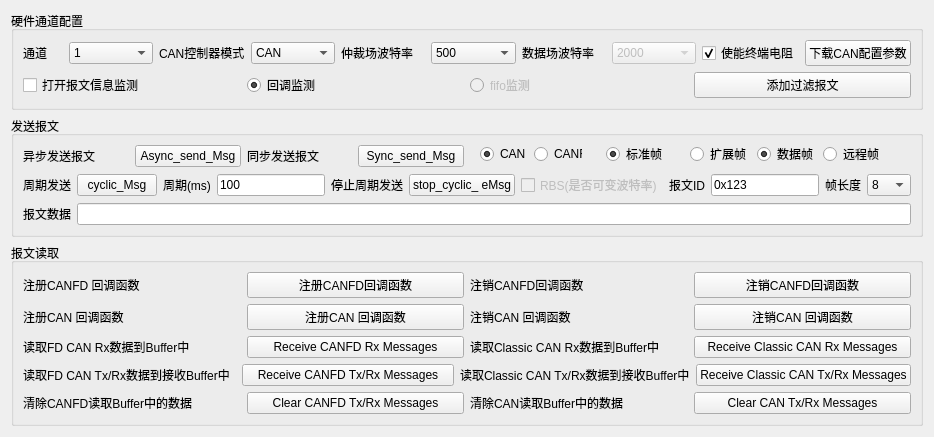
         <widget class="QWidget" name="tab_4">
          <attribute name="title">
           <string>CAN API</string>
          </attribute>
          <layout class="QHBoxLayout" name="horizontalLayout_9">
           <item>
            <layout class="QVBoxLayout" name="verticalLayout_8">
             <item>
              <widget class="QGroupBox" name="groupBox_3">
               <property name="title">
                <string>硬件通道配置</string>
               </property>
               <layout class="QHBoxLayout" name="horizontalLayout_12">
                <item>
                 <layout class="QVBoxLayout" name="verticalLayout_9">
                  <item>
                   <layout class="QHBoxLayout" name="horizontalLayout_10">
                    <item>
                     <widget class="QLabel" name="label_7">
                      <property name="maximumSize">
                       <size>
                        <width>40</width>
                        <height>16777215</height>
                       </size>
                      </property>
                      <property name="text">
                       <string>通道</string>
                      </property>
                     </widget>
                    </item>
                    <item>
                     <widget class="QComboBox" name="cbb_channelList">
                      <item>
                       <property name="text">
                        <string>1</string>
                       </property>
                      </item>
                      <item>
                       <property name="text">
                        <string>2</string>
                       </property>
                      </item>
                      <item>
                       <property name="text">
                        <string>3</string>
                       </property>
                      </item>
                      <item>
                       <property name="text">
                        <string>4</string>
                       </property>
                      </item>
                      <item>
                       <property name="text">
                        <string>5</string>
                       </property>
                      </item>
                      <item>
                       <property name="text">
                        <string>6</string>
                       </property>
                      </item>
                      <item>
                       <property name="text">
                        <string>7</string>
                       </property>
                      </item>
                      <item>
                       <property name="text">
                        <string>8</string>
                       </property>
                      </item>
                      <item>
                       <property name="text">
                        <string>9</string>
                       </property>
                      </item>
                      <item>
                       <property name="text">
                        <string>10</string>
                       </property>
                      </item>
                      <item>
                       <property name="text">
                        <string>11</string>
                       </property>
                      </item>
                      <item>
                       <property name="text">
                        <string>12</string>
                       </property>
                      </item>
                      <item>
                       <property name="text">
                        <string>13</string>
                       </property>
                      </item>
                      <item>
                       <property name="text">
                        <string>14</string>
                       </property>
                      </item>
                      <item>
                       <property name="text">
                        <string>15</string>
                       </property>
                      </item>
                      <item>
                       <property name="text">
                        <string>16</string>
                       </property>
                      </item>
                      <item>
                       <property name="text">
                        <string>17</string>
                       </property>
                      </item>
                      <item>
                       <property name="text">
                        <string>18</string>
                       </property>
                      </item>
                     </widget>
                    </item>
                    <item>
                     <widget class="QLabel" name="label_8">
                      <property name="text">
                       <string>CAN控制器模式</string>
                      </property>
                     </widget>
                    </item>
                    <item>
                     <widget class="QComboBox" name="cbb_canType">
                      <item>
                       <property name="text">
                        <string>CAN</string>
                       </property>
                      </item>
                      <item>
                       <property name="text">
                        <string>CANFD</string>
                       </property>
                      </item>
                     </widget>
                    </item>
                    <item>
                     <widget class="QLabel" name="label_9">
                      <property name="text">
                       <string>仲裁场波特率</string>
                      </property>
                     </widget>
                    </item>
                    <item>
                     <widget class="QComboBox" name="cbb_rate">
                      <property name="currentIndex">
                       <number>2</number>
                      </property>
                      <item>
                       <property name="text">
                        <string>125</string>
                       </property>
                      </item>
                      <item>
                       <property name="text">
                        <string>250</string>
                       </property>
                      </item>
                      <item>
                       <property name="text">
                        <string>500</string>
                       </property>
                      </item>
                      <item>
                       <property name="text">
                        <string>1000</string>
                       </property>
                      </item>
                     </widget>
                    </item>
                    <item>
                     <widget class="QLabel" name="label_10">
                      <property name="text">
                       <string>数据场波特率</string>
                      </property>
                     </widget>
                    </item>
                    <item>
                     <widget class="QComboBox" name="cbb_data">
                      <property name="enabled">
                       <bool>false</bool>
                      </property>
                      <property name="currentIndex">
                       <number>1</number>
                      </property>
                      <item>
                       <property name="text">
                        <string>1000</string>
                       </property>
                      </item>
                      <item>
                       <property name="text">
                        <string>2000</string>
                       </property>
                      </item>
                      <item>
                       <property name="text">
                        <string>4000</string>
                       </property>
                      </item>
                      <item>
                       <property name="text">
                        <string>8000</string>
                       </property>
                      </item>
                     </widget>
                    </item>
                    <item>
                     <widget class="QCheckBox" name="cb_enableBtv">
                      <property name="text">
                       <string>使能终端电阻</string>
                      </property>
                      <property name="checked">
                       <bool>true</bool>
                      </property>
                     </widget>
                    </item>
                    <item>
                     <widget class="QPushButton" name="btn_downloadCAN">
                      <property name="text">
                       <string>下载CAN配置参数</string>
                      </property>
                     </widget>
                    </item>
                   </layout>
                  </item>
                  <item>
                   <layout class="QHBoxLayout" name="horizontalLayout_11">
                    <item>
                     <widget class="QCheckBox" name="cb_MsgShow">
                      <property name="text">
                       <string>打开报文信息监测</string>
                      </property>
                     </widget>
                    </item>
                    <item>
                     <widget class="QRadioButton" name="rb_CallBack">
                      <property name="tabletTracking">
                       <bool>false</bool>
                      </property>
                      <property name="text">
                       <string>回调监测</string>
                      </property>
                      <property name="checked">
                       <bool>true</bool>
                      </property>
                     </widget>
                    </item>
                    <item>
                     <widget class="QRadioButton" name="rb_tsFifo">
                      <property name="enabled">
                       <bool>false</bool>
                      </property>
                      <property name="text">
                       <string>fifo监测</string>
                      </property>
                     </widget>
                    </item>
                    <item>
                     <widget class="QPushButton" name="btn_addFilter">
                      <property name="text">
                       <string>添加过滤报文</string>
                      </property>
                     </widget>
                    </item>
                   </layout>
                  </item>
                 </layout>
                </item>
               </layout>
              </widget>
             </item>
             <item>
              <widget class="QGroupBox" name="groupBox_5">
               <property name="title">
                <string>发送报文</string>
               </property>
               <layout class="QVBoxLayout" name="verticalLayout_10">
                <item>
                 <layout class="QHBoxLayout" name="horizontalLayout_28">
                  <item>
                   <layout class="QHBoxLayout" name="horizontalLayout_13">
                    <item>
                     <widget class="QLabel" name="label_11">
                      <property name="text">
                       <string>异步发送报文</string>
                      </property>
                     </widget>
                    </item>
                    <item>
                     <widget class="QPushButton" name="btn_asyncSendMsg">
                      <property name="text">
                       <string>Async_send_Msg</string>
                      </property>
                     </widget>
                    </item>
                    <item>
                     <widget class="QLabel" name="label_12">
                      <property name="text">
                       <string>同步发送报文</string>
                      </property>
                     </widget>
                    </item>
                    <item>
                     <widget class="QPushButton" name="btn_SyncSendMsg">
                      <property name="text">
                       <string>Sync_send_Msg</string>
                      </property>
                     </widget>
                    </item>
                   </layout>
                  </item>
                  <item>
                   <layout class="QHBoxLayout" name="horizontalLayout_27">
                    <item>
                     <widget class="QWidget" name="widget" native="true">
                      <property name="maximumSize">
                       <size>
                        <width>120</width>
                        <height>16777215</height>
                       </size>
                      </property>
                      <widget class="QWidget" name="layoutWidget">
                       <property name="geometry">
                        <rect>
                         <x>10</x>
                         <y>0</y>
                         <width>102</width>
                         <height>18</height>
                        </rect>
                       </property>
                       <layout class="QHBoxLayout" name="horizontalLayout_14">
                        <item>
                         <widget class="QRadioButton" name="rb_canMode">
                          <property name="text">
                           <string>CAN</string>
                          </property>
                          <property name="checked">
                           <bool>true</bool>
                          </property>
                         </widget>
                        </item>
                        <item>
                         <widget class="QRadioButton" name="rb_canfdMode">
                          <property name="text">
                           <string>CANFD</string>
                          </property>
                         </widget>
                        </item>
                       </layout>
                      </widget>
                     </widget>
                    </item>
                    <item>
                     <widget class="QWidget" name="widget_3" native="true">
                      <property name="maximumSize">
                       <size>
                        <width>180</width>
                        <height>16777215</height>
                       </size>
                      </property>
                      <widget class="QWidget" name="layoutWidget">
                       <property name="geometry">
                        <rect>
                         <x>10</x>
                         <y>0</y>
                         <width>161</width>
                         <height>18</height>
                        </rect>
                       </property>
                       <layout class="QHBoxLayout" name="horizontalLayout_17">
                        <item>
                         <widget class="QRadioButton" name="rb_stdMsg">
                          <property name="text">
                           <string>标准帧</string>
                          </property>
                          <property name="checked">
                           <bool>true</bool>
                          </property>
                         </widget>
                        </item>
                        <item>
                         <widget class="QRadioButton" name="rb_extendMsg">
                          <property name="text">
                           <string>扩展帧</string>
                          </property>
                         </widget>
                        </item>
                       </layout>
                      </widget>
                     </widget>
                    </item>
                    <item>
                     <widget class="QWidget" name="widget_2" native="true">
                      <widget class="QWidget" name="layoutWidget">
                       <property name="geometry">
                        <rect>
                         <x>0</x>
                         <y>0</y>
                         <width>126</width>
                         <height>18</height>
                        </rect>
                       </property>
                       <layout class="QHBoxLayout" name="horizontalLayout_16">
                        <item>
                         <widget class="QRadioButton" name="rb_DataMsg">
                          <property name="text">
                           <string>数据帧</string>
                          </property>
                          <property name="checked">
                           <bool>true</bool>
                          </property>
                         </widget>
                        </item>
                        <item>
                         <widget class="QRadioButton" name="rb_remMsg">
                          <property name="text">
                           <string>远程帧</string>
                          </property>
                         </widget>
                        </item>
                       </layout>
                      </widget>
                     </widget>
                    </item>
                   </layout>
                  </item>
                 </layout>
                </item>
                <item>
                 <layout class="QHBoxLayout" name="horizontalLayout_19">
                  <item>
                   <widget class="QLabel" name="label_13">
                    <property name="text">
                     <string>周期发送</string>
                    </property>
                   </widget>
                  </item>
                  <item>
                   <widget class="QPushButton" name="btn_cyclicMsg">
                    <property name="text">
                     <string>cyclic_Msg</string>
                    </property>
                   </widget>
                  </item>
                  <item>
                   <widget class="QLabel" name="label_28">
                    <property name="text">
                     <string>周期(ms)</string>
                    </property>
                   </widget>
                  </item>
                  <item>
                   <widget class="QLineEdit" name="tb_CycliTime">
                    <property name="text">
                     <string>100</string>
                    </property>
                   </widget>
                  </item>
                  <item>
                   <widget class="QLabel" name="label_14">
                    <property name="text">
                     <string>停止周期发送</string>
                    </property>
                   </widget>
                  </item>
                  <item>
                   <widget class="QPushButton" name="btn_stopCyclicMsg">
                    <property name="text">
                     <string>stop_cyclic_ eMsg</string>
                    </property>
                   </widget>
                  </item>
                  <item>
                   <widget class="QCheckBox" name="cb_enableRbs">
                    <property name="enabled">
                     <bool>false</bool>
                    </property>
                    <property name="text">
                     <string>RBS(是否可变波特率)</string>
                    </property>
                    <property name="checkable">
                     <bool>true</bool>
                    </property>
                   </widget>
                  </item>
                  <item>
                   <widget class="QLabel" name="label_15">
                    <property name="text">
                     <string>报文ID</string>
                    </property>
                   </widget>
                  </item>
                  <item>
                   <widget class="QLineEdit" name="tb_canId">
                    <property name="text">
                     <string>0x123</string>
                    </property>
                   </widget>
                  </item>
                  <item>
                   <widget class="QLabel" name="label_16">
                    <property name="text">
                     <string>帧长度</string>
                    </property>
                   </widget>
                  </item>
                  <item>
                   <widget class="QComboBox" name="cbb_canDLC">
                    <property name="currentIndex">
                     <number>8</number>
                    </property>
                    <item>
                     <property name="text">
                      <string>0</string>
                     </property>
                    </item>
                    <item>
                     <property name="text">
                      <string>1</string>
                     </property>
                    </item>
                    <item>
                     <property name="text">
                      <string>2</string>
                     </property>
                    </item>
                    <item>
                     <property name="text">
                      <string>3</string>
                     </property>
                    </item>
                    <item>
                     <property name="text">
                      <string>4</string>
                     </property>
                    </item>
                    <item>
                     <property name="text">
                      <string>5</string>
                     </property>
                    </item>
                    <item>
                     <property name="text">
                      <string>6</string>
                     </property>
                    </item>
                    <item>
                     <property name="text">
                      <string>7</string>
                     </property>
                    </item>
                    <item>
                     <property name="text">
                      <string>8</string>
                     </property>
                    </item>
                    <item>
                     <property name="text">
                      <string>9</string>
                     </property>
                    </item>
                    <item>
                     <property name="text">
                      <string>10</string>
                     </property>
                    </item>
                    <item>
                     <property name="text">
                      <string>11</string>
                     </property>
                    </item>
                    <item>
                     <property name="text">
                      <string>12</string>
                     </property>
                    </item>
                    <item>
                     <property name="text">
                      <string>13</string>
                     </property>
                    </item>
                    <item>
                     <property name="text">
                      <string>14</string>
                     </property>
                    </item>
                    <item>
                     <property name="text">
                      <string>15</string>
                     </property>
                    </item>
                   </widget>
                  </item>
                 </layout>
                </item>
                <item>
                 <layout class="QHBoxLayout" name="horizontalLayout_20">
                  <item>
                   <widget class="QLabel" name="label_17">
                    <property name="text">
                     <string>报文数据</string>
                    </property>
                   </widget>
                  </item>
                  <item>
                   <widget class="QLineEdit" name="tb_CANMsgData"/>
                  </item>
                 </layout>
                </item>
               </layout>
              </widget>
             </item>
             <item>
              <widget class="QGroupBox" name="groupBox_4">
               <property name="title">
                <string>报文读取</string>
               </property>
               <layout class="QHBoxLayout" name="horizontalLayout_26">
                <item>
                 <layout class="QVBoxLayout" name="verticalLayout_11">
                  <item>
                   <layout class="QHBoxLayout" name="horizontalLayout_24">
                    <item>
                     <widget class="QLabel" name="label_25">
                      <property name="text">
                       <string>注册CANFD 回调函数</string>
                      </property>
                     </widget>
                    </item>
                    <item>
                     <widget class="QPushButton" name="btn_regCANFDCallBack">
                      <property name="text">
                       <string>注册CANFD回调函数</string>
                      </property>
                     </widget>
                    </item>
                    <item>
                     <widget class="QLabel" name="label_24">
                      <property name="text">
                       <string>注销CANFD回调函数</string>
                      </property>
                     </widget>
                    </item>
                    <item>
                     <widget class="QPushButton" name="btn_unregCANFDCallBack">
                      <property name="text">
                       <string>注销CANFD回调函数</string>
                      </property>
                     </widget>
                    </item>
                   </layout>
                  </item>
                  <item>
                   <layout class="QHBoxLayout" name="horizontalLayout_23">
                    <item>
                     <widget class="QLabel" name="label_23">
                      <property name="text">
                       <string>注册CAN 回调函数</string>
                      </property>
                     </widget>
                    </item>
                    <item>
                     <widget class="QPushButton" name="btn_regCANCallBack">
                      <property name="text">
                       <string>注册CAN 回调函数</string>
                      </property>
                     </widget>
                    </item>
                    <item>
                     <widget class="QLabel" name="label_22">
                      <property name="text">
                       <string>注销CAN 回调函数</string>
                      </property>
                     </widget>
                    </item>
                    <item>
                     <widget class="QPushButton" name="btn_unregCANCallBack">
                      <property name="text">
                       <string>注销CAN 回调函数</string>
                      </property>
                     </widget>
                    </item>
                   </layout>
                  </item>
                  <item>
                   <layout class="QHBoxLayout" name="horizontalLayout_25">
                    <item>
                     <widget class="QLabel" name="label_26">
                      <property name="text">
                       <string>读取FD CAN Rx数据到Buffer中</string>
                      </property>
                     </widget>
                    </item>
                    <item>
                     <widget class="QPushButton" name="btn_FifoRecvCANFDRxMsg">
                      <property name="enabled">
                       <bool>true</bool>
                      </property>
                      <property name="text">
                       <string>Receive CANFD Rx Messages</string>
                      </property>
                     </widget>
                    </item>
                    <item>
                     <widget class="QLabel" name="label_27">
                      <property name="text">
                       <string>读取Classic CAN Rx数据到Buffer中</string>
                      </property>
                     </widget>
                    </item>
                    <item>
                     <widget class="QPushButton" name="btn_FifoRecvCANRxMsg">
                      <property name="enabled">
                       <bool>true</bool>
                      </property>
                      <property name="text">
                       <string>Receive Classic CAN Rx Messages</string>
                      </property>
                     </widget>
                    </item>
                   </layout>
                  </item>
                  <item>
                   <layout class="QHBoxLayout" name="horizontalLayout_22">
                    <item>
                     <widget class="QLabel" name="label_20">
                      <property name="text">
                       <string>读取FD CAN Tx/Rx数据到接收Buffer中</string>
                      </property>
                     </widget>
                    </item>
                    <item>
                     <widget class="QPushButton" name="btn_FifoRecvCANFDMsg">
                      <property name="enabled">
                       <bool>true</bool>
                      </property>
                      <property name="text">
                       <string>Receive CANFD Tx/Rx Messages</string>
                      </property>
                     </widget>
                    </item>
                    <item>
                     <widget class="QLabel" name="label_21">
                      <property name="text">
                       <string>读取Classic CAN Tx/Rx数据到接收Buffer中</string>
                      </property>
                     </widget>
                    </item>
                    <item>
                     <widget class="QPushButton" name="btn_FifoRecvCANMsg">
                      <property name="enabled">
                       <bool>true</bool>
                      </property>
                      <property name="text">
                       <string>Receive Classic CAN Tx/Rx Messages</string>
                      </property>
                     </widget>
                    </item>
                   </layout>
                  </item>
                  <item>
                   <layout class="QHBoxLayout" name="horizontalLayout_21">
                    <item>
                     <widget class="QLabel" name="label_18">
                      <property name="text">
                       <string>清除CANFD读取Buffer中的数据</string>
                      </property>
                     </widget>
                    </item>
                    <item>
                     <widget class="QPushButton" name="btn_FifoClearCANFDMsg">
                      <property name="text">
                       <string>Clear CANFD Tx/Rx Messages</string>
                      </property>
                     </widget>
                    </item>
                    <item>
                     <widget class="QLabel" name="label_19">
                      <property name="text">
                       <string>清除CAN读取Buffer中的数据</string>
                      </property>
                     </widget>
                    </item>
                    <item>
                     <widget class="QPushButton" name="btn_FifoClearCANMsg">
                      <property name="text">
                       <string>Clear CAN Tx/Rx Messages</string>
                      </property>
                     </widget>
                    </item>
                   </layout>
                  </item>
                 </layout>
                </item>
               </layout>
              </widget>
             </item>
            </layout>
           </item>
          </layout>
         </widget>
